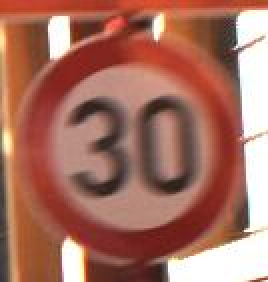
%> input picture images/All/30_00003_00028.jpg, 134 x 141 px (shown 2 times larger)
$ octave --eval "result = ExtractSign(imread('images/All/30_00003_00028.jpg'));"   (GNU Octave 9; MATLAB toolbox functions it lacks are replaced by stand-ins)
%> lines starting %> are read from the running program, lines starting %| are printed output that depends on the picture; in (x1, y1, x2, y2) boxes, pixels count from 0 and x2, y2 are one past the last pixel; in counts of white or black regions, pixels touching at a corner belong together; the program's own positions count from 1
### EnhanceImage.m
% FUNCTION: Enhances the image for classification by dynamically increasing the
% brightness and sharpness of the image, as well as the intensity of red
% pixels
function imgEnhanced = EnhanceImage(img)

    % Adaptively adjusting lighting values by checking if the mean pixel intensity
    % value is below a specific threshold, and increasing the pixel intensity by a
    % gamma value factor relative to the current intensity if needed
    imgGray = rgb2gray(img);
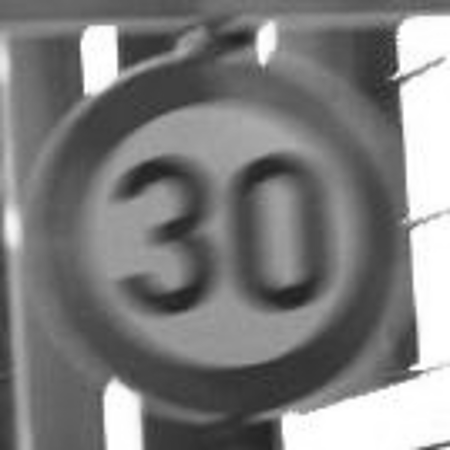
%> imgGray: size 450x450 uint8; min 32, max 255, mean 126.6
    intensity = mean(imgGray(:));
%> intensity = 126.6
    gammafactor = 0.005;
    if intensity < 80
        img = imadjust(img, [], [], intensity * gammafactor);
    end

    % Sharpen Image
    img = imsharpen(img,'Radius',2,'Amount',1);

    % Convert RGB image to HSV
    imageHSV = rgb2hsv(img);
%> imageHSV: size 450x450x3 double; mean H, S, V 0.079, 0.458, 0.656

    % Extract H, S and V channels
    hue = imageHSV(:, :, 1);
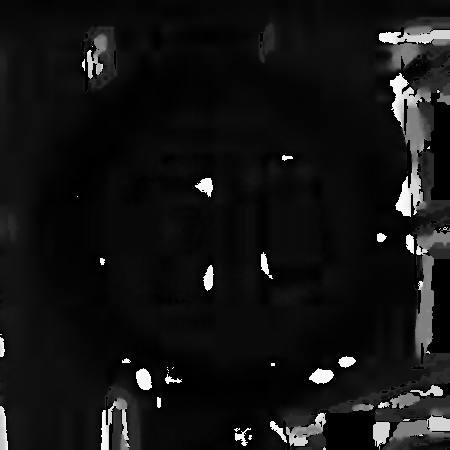
%> hue: size 450x450 double; min 0, max 0.998, mean 0.079
    sat = imageHSV(:, :, 2);
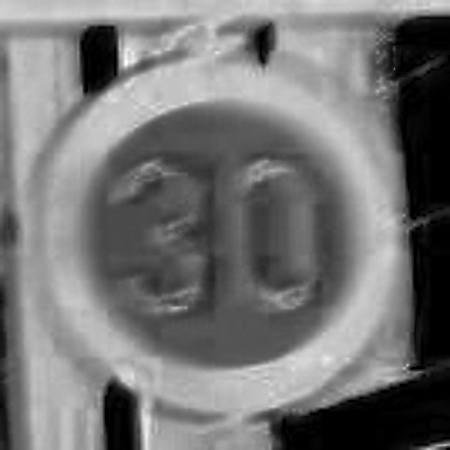
%> sat: size 450x450 double; min 0, max 1, mean 0.458
    val = imageHSV(:, :, 3);
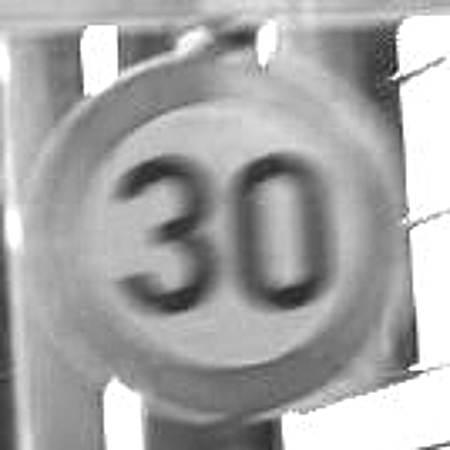
%> val: size 450x450 double; min 0.0745, max 1, mean 0.656

    subplot(3,3,2);
    imshow(imageHSV);
    title('HSV Image');

    % Increase saturation value if needed
    if sat < 0.3
        sat = sat * 3.5;
    end

    % Create HSV image with new saturaton value
    newimg = cat(3, hue, sat, val);

    % Convert back to RGB
    imgEnhanced = hsv2rgb(newimg);

    subplot(3,3,3);
    imshow(imgEnhanced);
    title('Enhanced Image');

end

### IsolateRed.m
% FUNCTION: Used to isolate red pixels within the image by converting to
% HSV colorspace and thresholding the hue and saturation channels
%
% imageRGB: RGB image to isolate red pixels
% out: logical image (On: Red pixel, off: Non-red pixel)
function out = IsolateRed(imageRGB)

    % Convert RGB image to HSV
    imageHSV = rgb2hsv(imageRGB);
%> imageHSV: size 450x450x3 double; mean H, S, V 0.079, 0.458, 0.656

    % Separate channels
    hue = imageHSV(:, :, 1);
    sat = imageHSV(:, :, 2);
    val = imageHSV(:, :, 3);

    % Thresholds for 'H' channel - Red in the colorspace is roughly above 300
    % degrees and below 30 (Centered about 0 degrees)
    hMin = 300/360;
    hMax = 60/360;

    % Thresholds for 'S' channel
    sMin = 0.45;
    sMax = 1.0;

    % Threshold image
    out = (hue >= hMin | hue <= hMax) &...
        (sat >= sMin & sat <= sMax);
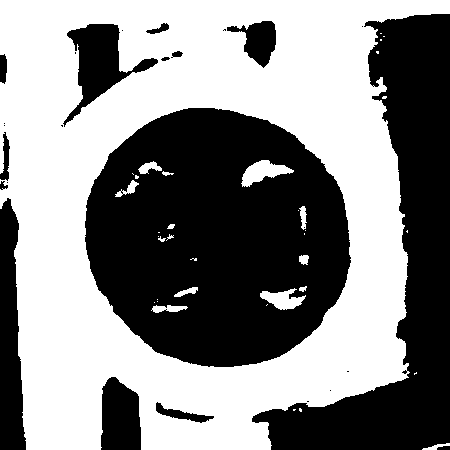
%> out: size 450x450 logical; 53.1% white; 26 black regions (12 under 20 px), largest, box (x1, y1, x2, y2) and area: (85, 108, 351, 367) 51655, (252, 14, 450, 450) 30479, (0, 198, 26, 450) 4719
end

### utilityFunctions/cropImage.m
function croppedImage = cropImage(imageIn, x1, y1, x2, y2)
% CROPIMAGE Crops an image to a specific region of interest
%     x1: x-coordinate of first corner
%     y1: y-coordinate of first corner
%     x2: x-coordinate of second corner
%     y2: x-coordinate of second corner


% Get image dimensions
[h, w, ~] = size(imageIn);

if x1 == 0 || y1 == 0 || x2 == 0 || y2 == 0
    warning('[Error cropping image]: Chosen coordinates out of bounds - Indices start at 1 \n');
    return;
end

if x1 > w || x2 > w || y1 > h || y2 > h
    warning('[Error cropping image]: Chosen coordinates larger than image dimensions: (%d, %d)\n', w, h);
    return
end

croppedImage = imageIn(y1:y2, x1:x2, :);

end

### ExtractSign.m
% FUNCTION: Isolate red pixels within the image and use to crop the sign
%
% image: image to extract digit from
% signroi: cropped image of sign
function signroi = ExtractSign(image)

    % Ensure images all same size
    image = imresize(image,[450 450]);

    % Enhance Image
    imageEnhanced = EnhanceImage(image);

    % Isolate areas with red pixels
    redBW = IsolateRed(imageEnhanced);

    subplot(3,3,4);
    imshow(redBW);
    title('Isolated Red Pixels');

    % Remove connected components less than 20 pixels in area
    redBW = bwareaopen(redBW, 20);
%> redBW: size 450x450 logical; 53% white; 26 black regions (12 under 20 px), largest, box (x1, y1, x2, y2) and area: (85, 108, 351, 367) 51694, (252, 14, 450, 450) 30532, (0, 198, 26, 450) 4719

    % Obtain properties for connected components
    stats = regionprops('table', redBW, 'Centroid', 'Area', 'EquivDiameter');
%> stats = 15 regions; largest, Area, Centroid and EquivDiameter: 105127 [194.4 206.8] 365.9, 708 [263.6 172.7] 30.02, 544 [283.2 300] 26.32, 185 [168.9 309.2] 15.35, 165 [149.8 168.3] 14.49

    % Remove any regions less than 200 pixels in area
    toDelete = stats.Area < 200;
%> toDelete = [false; true; true; true; true; true; true; true; true; false; false; true; true; true; true]
    stats(toDelete,:) = [];

    % Obtain region stats
    centroids = stats.Centroid;
%> centroids = [194.4 206.8; 263.6 172.7; 283.2 300]
    diameters = stats.EquivDiameter;
%> diameters = [365.9; 30.02; 26.32]
    radii = diameters/2;
%> radii = [182.9; 15.01; 13.16]

    % Ensure circle encapsulates entire number
    if radii < 140
        radii = radii*1.1;
    end

    stats = sortrows(stats, 1, 'descend');
%> stats = 3 regions; Area, Centroid and EquivDiameter: 105127 [194.4 206.8] 365.9, 708 [263.6 172.7] 30.02, 544 [283.2 300] 26.32

    % Obtain stats for region with greatest area
    if (height(stats) == 1)
        radius = radii;
        centroid = stats.Centroid(1,:);
    elseif (height(stats) > 1)
        radius = max(radii);
%> radius = 182.9
        centroid = stats.Centroid(1,:);
%> centroid = [194.4 206.8]
    else
        radius = 150;
        centroid = [240,240];
    end

    subplot(3,3,5);
    imshow(imageEnhanced);
    title('Detected Circles');
    hold on
    viscircles(centroids,radii);
    hold off

    % (x,y) coordinates of centroid
    xcentroid = centroid(:,1);
%> xcentroid = 194.4
    ycentroid = centroid(:,2);
%> ycentroid = 206.8

    % Bounding box for the region of interest
    roix1 = abs(ceil(xcentroid - radius));
%> roix1 = 12
    roiy1 = abs(ceil(ycentroid - radius));
%> roiy1 = 24
    roix2 = round(xcentroid + radius);
%> roix2 = 377
    roiy2 = round(ycentroid + radius);
%> roiy2 = 390

    % Get image dimensions
    [h, w, ~] = size(image);
%> h = 450; w = 450

    % limit coordinates to within image boundaries
    if roix1 <= 0
        roix1 = 1;
    end
    if roiy1 <= 0
        roiy1 = 1;
    end
    if roix2 >= w
        roix2 = w-1;
    end
    if roiy2 >= w
        roiy2 = w-1;
    end

    signroi = cropImage(image, roix1, roiy1, roix2, roiy2); % Crop image
%> in cropImage, `croppedImage = imageIn(y1:y2, x1:x2, :);`:
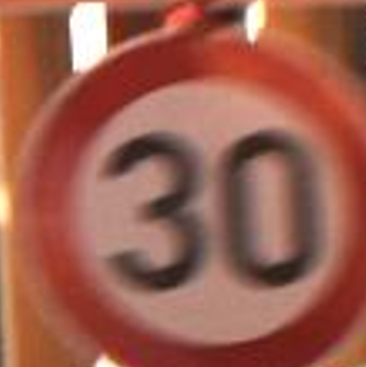
%> croppedImage: size 367x366x3 uint8; mean R, G, B 156.8, 94.2, 78.2
%> `result = ExtractSign(imread('images/All/30_00003_00028.jpg'));`:
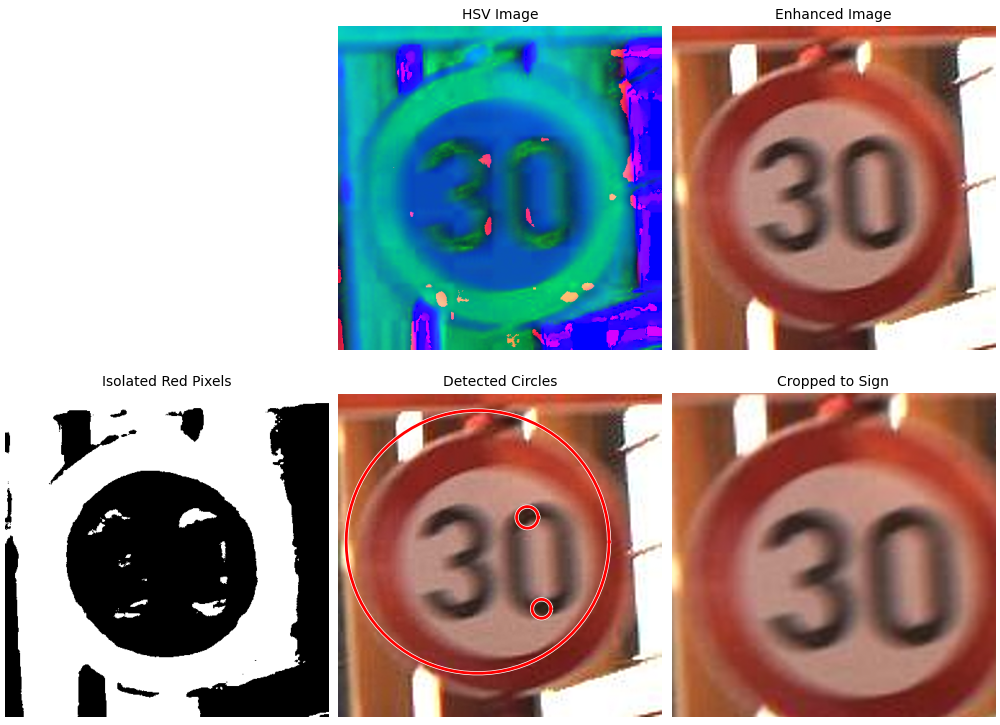
%> figure redrawn from the program's plot data, 5 panels

    subplot(3,3,6);
    imshow(signroi);
    title('Cropped to Sign');
end

$ run again, on images/All/30_00007_00019.jpg
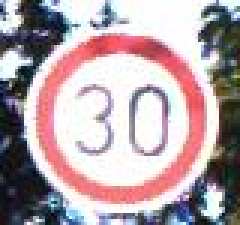
%> input picture images/All/30_00007_00019.jpg, 80 x 75 px (shown 3 times larger)
%> intensity = 167.9
%> out: size 450x450 logical; 11.6% white; 33 white regions (15 under 20 px), largest, box (x1, y1, x2, y2) and area: (74, 71, 382, 402) 21114, (413, 200, 439, 257) 637, (395, 307, 422, 344) 512
%> in ExtractSign, `stats = regionprops('table', redBW, 'Centroid', 'Area', 'EquivDiameter..`: stats = 18 regions; largest, Area, Centroid and EquivDiameter: 21114 [239.2 222.1] 164, 637 [425.4 218.8] 28.48, 512 [409.8 327.9] 25.53, 421 [414.6 180.4] 23.15, 178 [31.3 178.1] 15.05
%> toDelete = 18 logical values, 14 true
%> centroids = [239.2 222.1; 409.8 327.9; 414.6 180.4; 425.4 218.8]
%> diameters = [164; 25.53; 23.15; 28.48]
%> in ExtractSign, `radii = diameters/2;`: radii = [81.98; 12.77; 11.58; 14.24]
%> in ExtractSign, `radii = radii*1.1;`: radii = [90.18; 14.04; 12.73; 15.66]
%> in ExtractSign, `stats = sortrows(stats, 1, 'descend');`: stats = 4 regions; Area, Centroid and EquivDiameter: 21114 [239.2 222.1] 164, 637 [425.4 218.8] 28.48, 512 [409.8 327.9] 25.53, 421 [414.6 180.4] 23.15
%> radius = 90.18
%> centroid = [239.2 222.1]
%> xcentroid = 239.2
%> ycentroid = 222.1
%> roix1 = 150
%> roiy1 = 132
%> roix2 = 329
%> roiy2 = 312
%> in cropImage, `croppedImage = imageIn(y1:y2, x1:x2, :);`:
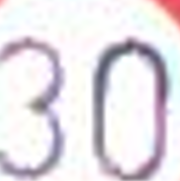
%> croppedImage: size 181x180x3 uint8; mean R, G, B 229.4, 224.6, 229.9
